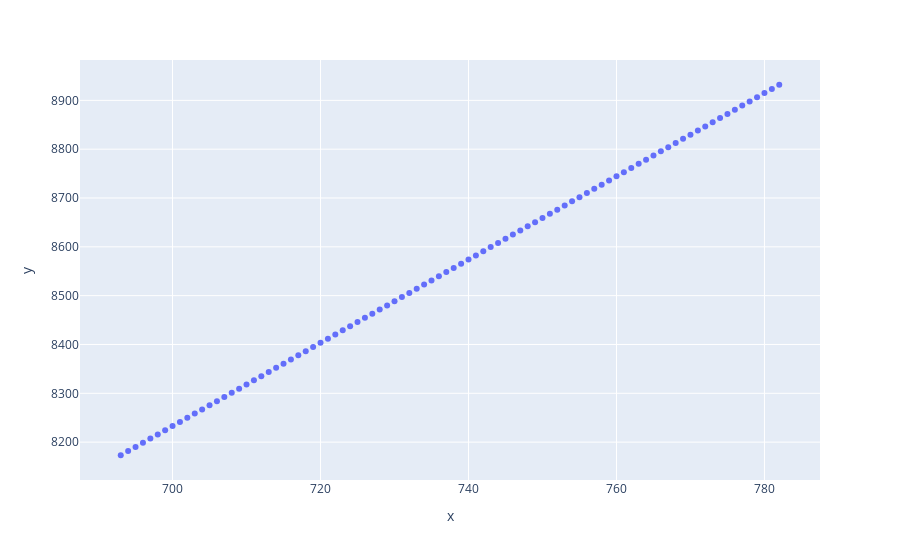

Here is the notebook cell this chart was saved with:
### Code cell
fig = px.scatter(x=test_result.Day, y=test_result.GrocerySales_lrs)
fig.show()
